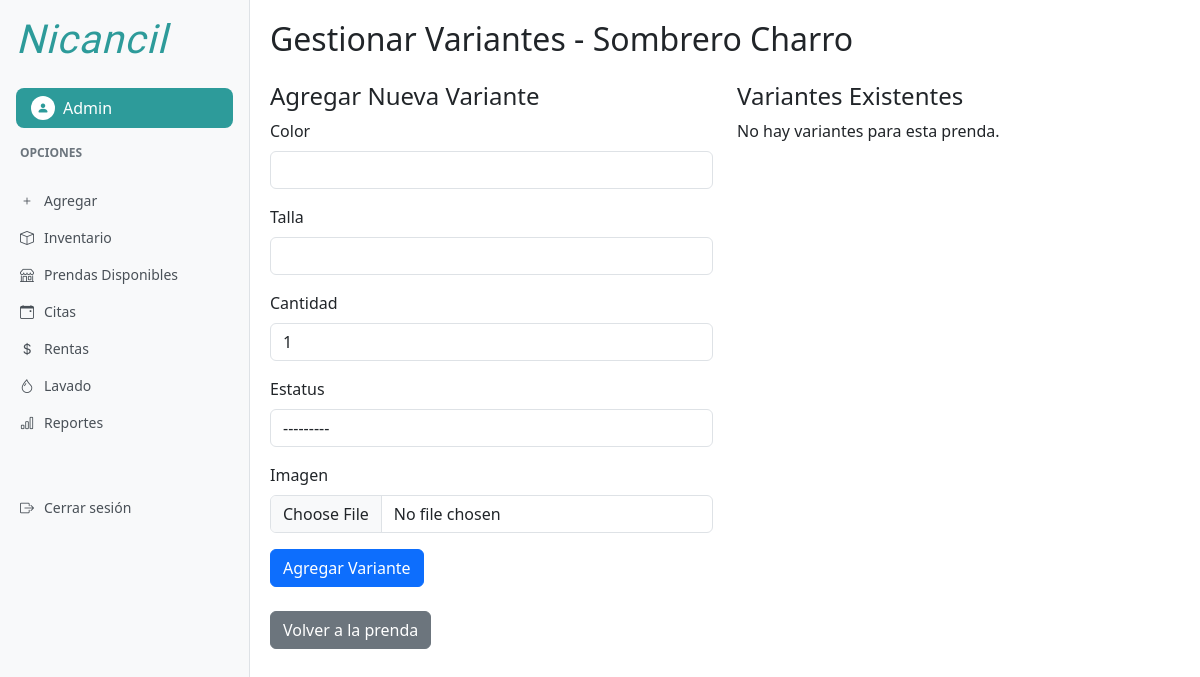
/prenda/2/variantes/ (signed in), run on an earlier commit of the app's database.
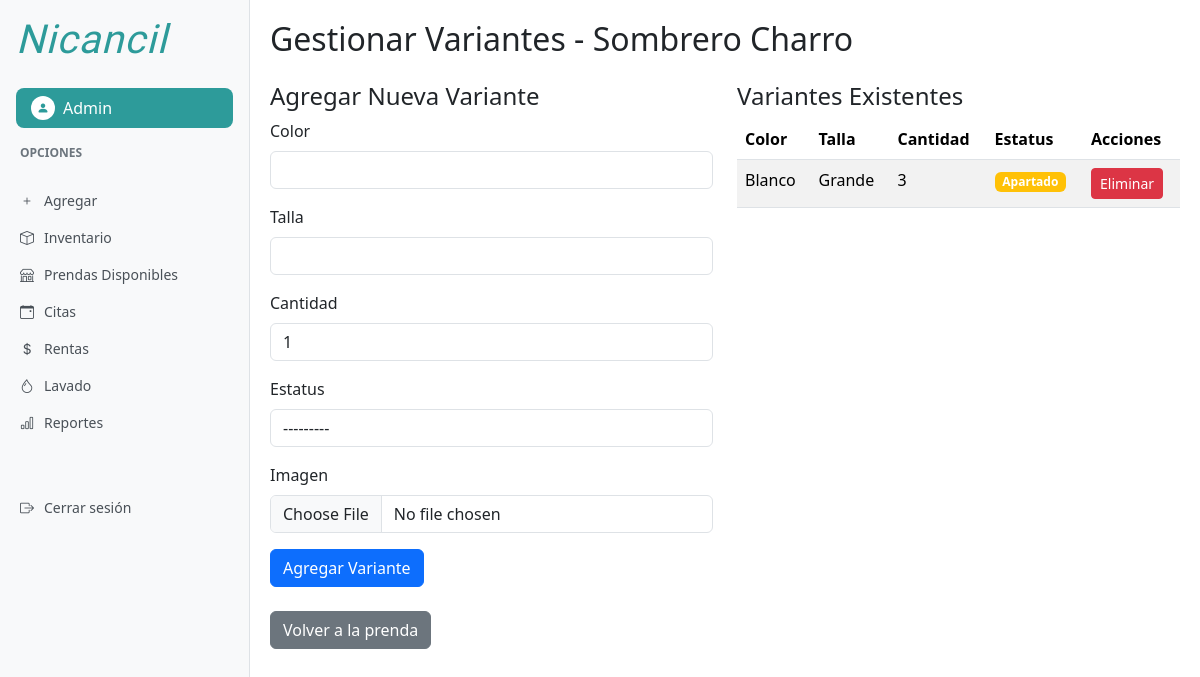
And on a later commit of the database.
### inventario/models.py (models this page shows, shortened)
class PrendaVariante(models.Model):
    prenda = models.ForeignKey(Prenda, on_delete=models.CASCADE, related_name='variantes')
    color = models.CharField(max_length=50)
    talla = models.CharField(max_length=20)
    cantidad = models.PositiveIntegerField(default=1)
    estatus = models.CharField(max_length=20, choices=Prenda.ESTATUS)
    imagen = models.ImageField(upload_to='variantes/', null=True, blank=True)
    class Meta:
        unique_together = ('prenda', 'color', 'talla')

### inventario/views.py (the view)
# urls.py: path('prenda/<int:pk>/variantes/', views.gestionar_variantes, name='gestionar_variantes'),
@login_required
def gestionar_variantes(request, pk):
    if request.user.rol != 'admin':
        messages.error(request, 'No tienes permiso para gestionar variantes.')
        return redirect('prenda_detalle', pk=pk)
    prenda = get_object_or_404(Prenda, pk=pk)
    if request.method == 'POST':
        form = PrendaVarianteForm(request.POST, request.FILES)
        if form.is_valid():
            try:
                variante = form.save(commit=False)
                variante.prenda = prenda
                variante.save()
                messages.success(request, 'Variante agregada correctamente.')
                return redirect('gestionar_variantes', pk=pk)
            except IntegrityError:
                messages.error(request, 'Ya existe una variante con los mismos detalles.')
    else:
        form = PrendaVarianteForm()
    variantes = prenda.variantes.all()
    return render(request, 'inventario/gestionar_variantes.html', {
        'prenda': prenda,
        'variantes': variantes,
        'form': form
    })

### inventario/forms.py (shortened to what this page needs)
class PrendaVarianteForm(forms.ModelForm):
    class Meta:
        model = PrendaVariante
        fields = ['color', 'talla', 'cantidad', 'estatus', 'imagen']
        widgets = {
            'color': forms.TextInput(attrs={'class': 'form-control'}),
            'talla': forms.TextInput(attrs={'class': 'form-control'}),
            'cantidad': forms.NumberInput(attrs={'class': 'form-control', 'min': '1'}),
            'estatus': forms.Select(attrs={'class': 'form-control'}),
            'imagen': forms.FileInput(attrs={'class': 'form-control'}),
        }
    def __init__(self, *args, **kwargs):
        self.prenda = kwargs.pop("prenda", None)
        super().__init__(*args, **kwargs)

### templates/inventario/gestionar_variantes.html (shortened to what this page needs)
{% extends 'base_dashboard.html' %}
{% block content %}
    <h2 class="mb-4">Gestionar Variantes - {{ prenda.nombre }}</h2>
    <div class="row">
        <div class="col-md-6">
            <h4>Agregar Nueva Variante</h4>
            <form method="post" enctype="multipart/form-data">
                <div class="mb-3">
                    <label for="{{ form.color.id_for_label }}" class="form-label">Color</label>
                    {{ form.color }}
                </div>
                <div class="mb-3">
                    <label for="{{ form.talla.id_for_label }}" class="form-label">Talla</label>
                    {{ form.talla }}
                </div>
                <div class="mb-3">
                    <label for="{{ form.cantidad.id_for_label }}" class="form-label">Cantidad</label>
                    {{ form.cantidad }}
                </div>
                <div class="mb-3">
                    <label for="{{ form.estatus.id_for_label }}" class="form-label">Estatus</label>
                    {{ form.estatus }}
                </div>
                <div class="mb-3">
                    <label for="{{ form.imagen.id_for_label }}" class="form-label">Imagen</label>
                    {{ form.imagen }}
                </div>
                <button type="submit" class="btn btn-primary">Agregar Variante</button>
            </form>
        </div>
        <div class="col-md-6">
            <h4>Variantes Existentes</h4>
            {% if variantes %}
                <div class="table-responsive">
                    <table class="table table-striped">
                        <thead>
                            <tr>
                                <th>Color</th>
                                <th>Talla</th>
                                <th>Cantidad</th>
                                <th>Estatus</th>
                                <th>Acciones</th>
                            </tr>
                        </thead>
                        <tbody>
                            {% for variante in variantes %}
                            <tr>
                                <td>{{ variante.color }}</td>
                                <td>{{ variante.talla }}</td>
                                <td>{{ variante.cantidad }}</td>
                                <td>
                                    <span class="badge {% if variante.estatus == 'disponible' %}bg-success{% elif variante.estatus == 'apartado' %}bg-warning{% else %}bg-danger{% endif %}">
                                        {{ variante.get_estatus_display }}
                                    </span>
                                </td>
                                <td>
                                    <a href="{% url 'eliminar_variante' variante.pk %}" class="btn btn-sm btn-danger">Eliminar</a>
                                </td>
                            </tr>
                            {% endfor %}
                        </tbody>
                    </table>
                </div>
            {% else %}
                <p>No hay variantes para esta prenda.</p>
            {% endif %}
        </div>
    </div>
    <div class="mt-4">
        <a href="{% url 'prenda_detalle' prenda.pk %}" class="btn btn-secondary">Volver a la prenda</a>
    </div>
{% endblock %}

What changed in the data, as far as the page shows it:
added PrendaVariante: color "Blanco", talla "Grande", cantidad "3", estatus "Apartado"
Also different on the page:
text no longer shown: "No hay variantes para esta prenda."
text now shown: "Color Talla Cantidad Estatus Acciones"
